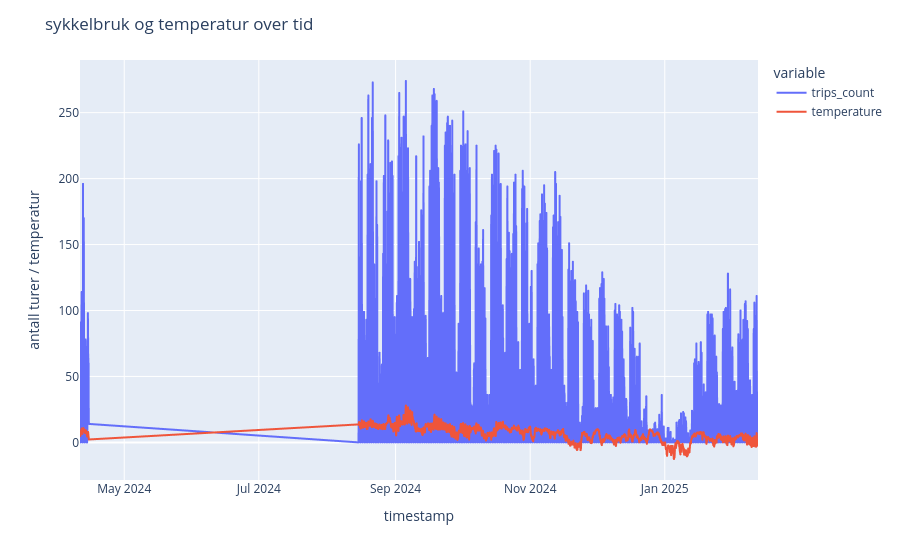

The notebook cell this image was saved under:
### Code cell
# visualiserer sykkelbruk og temperatur over tid via lineplot
fig = px.line(merged_df, "timestamp", ["trips_count", "temperature"])
fig.update_layout(title="sykkelbruk og temperatur over tid", yaxis_title="antall turer / temperatur")
fig.show()

### Figure 1 — Plotly figure (JSON) as saved in the notebook; plotly's stock layout.template omitted (floating-point values rounded to 4 significant figures; data arrays with more than 128 entries replaced by an {"elided": "..."} marker saying what was removed)
{"data": [{"hovertemplate": "variable=trips_count<br>timestamp=%{x}<br>value=%{y}<extra></extra>", "legendgroup": "trips_count", "line": {"color": "#636efa", "dash": "solid"}, "marker": {"symbol": "circle"}, "mode": "lines", "name": "trips_count", "showlegend": true, "type": "scattergl", "x": {"elided": "40029 str values"}, "xaxis": "x", "y": {"elided": "40029 float values"}, "yaxis": "y"}, {"hovertemplate": "variable=temperature<br>timestamp=%{x}<br>value=%{y}<extra></extra>", "legendgroup": "temperature", "line": {"color": "#EF553B", "dash": "solid"}, "marker": {"symbol": "circle"}, "mode": "lines", "name": "temperature", "showlegend": true, "type": "scattergl", "x": {"elided": "40029 str values"}, "xaxis": "x", "y": {"elided": "40029 float values"}, "yaxis": "y"}], "layout": {"legend": {"title": {"text": "variable"}, "tracegroupgap": 0}, "margin": {"t": 60}, "title": {"text": "sykkelbruk og temperatur over tid"}, "xaxis": {"anchor": "y", "domain": [0, 1], "title": {"text": "timestamp"}}, "yaxis": {"anchor": "x", "domain": [0, 1], "title": {"text": "antall turer / temperatur"}}}}
